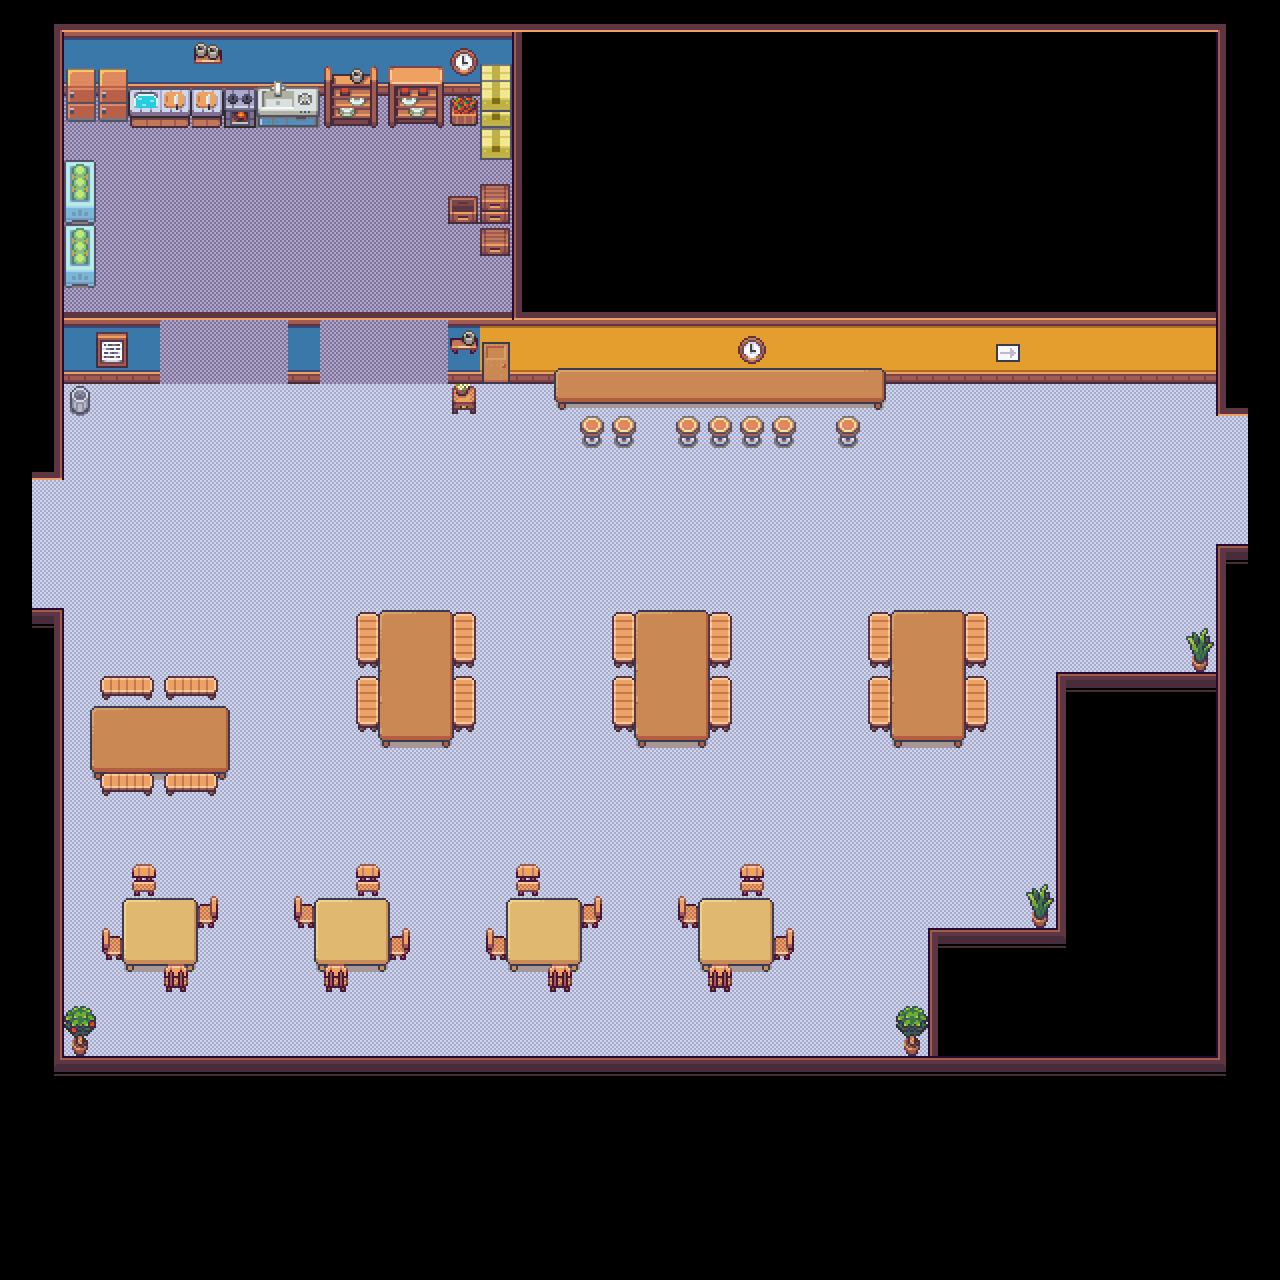

The image is a tile-based game level rendered from a .tmx file. Its description and source (layers, tilesets, objects; grid data summarised) follow:
An orthogonal 40x40 tile map with 32x32 px tiles, 4 tile layers (groundLayer, wallLayer, tableLayer, itemLayer), 3 tilesets.

<map version="1.5" tiledversion="1.7.2" orientation="orthogonal" renderorder="right-down" width="40" height="40" tilewidth="32" tileheight="32" infinite="0" nextlayerid="7" nextobjectid="2">
 <tileset firstgid="1" name="atlas32x32" tilewidth="32" tileheight="32" tilecount="768" columns="48">
  <image source="atlas32x32.png" width="1536" height="512" />
 </tileset>
 <tileset firstgid="769" name="mordern32x32" tilewidth="32" tileheight="32" tilecount="1424" columns="16">
  <image source="mordern32x32.png" width="512" height="2848" />
 </tileset>
 <tileset firstgid="2193" name="interior32x32" tilewidth="32" tileheight="32" tilecount="256" columns="16">
  <image source="interior32x32.png" width="512" height="512" />
 </tileset>
 <layer id="1" name="groundLayer" width="40" height="40">
  <data>[1600 cells, 814 non-empty, 2 distinct tile ids]</data>
 </layer>
 <layer id="2" name="wallLayer" width="40" height="40">
  <data>[1600 cells, 296 non-empty, 23 distinct tile ids]</data>
 </layer>
 <layer id="3" name="tableLayer" width="40" height="40">
  <data>[1600 cells, 148 non-empty, 33 distinct tile ids]</data>
 </layer>
 <layer id="4" name="itemLayer" width="40" height="40">
  <data>[1600 cells, 132 non-empty, 66 distinct tile ids]</data>
 </layer>
</map>
